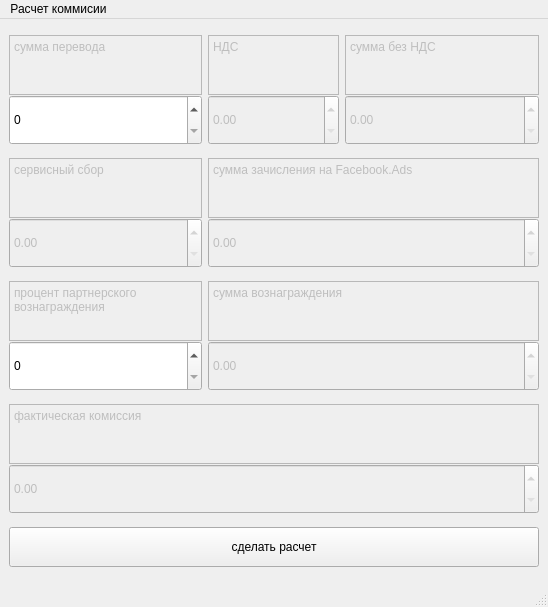
<?xml version="1.0" encoding="UTF-8"?>
<ui version="4.0">
 <class>Raschet</class>
 <widget class="QMainWindow" name="Raschet">
  <property name="enabled">
   <bool>true</bool>
  </property>
  <property name="geometry">
   <rect>
    <x>0</x>
    <y>0</y>
    <width>548</width>
    <height>607</height>
   </rect>
  </property>
  <property name="sizePolicy">
   <sizepolicy hsizetype="Fixed" vsizetype="Fixed">
    <horstretch>0</horstretch>
    <verstretch>0</verstretch>
   </sizepolicy>
  </property>
  <property name="minimumSize">
   <size>
    <width>0</width>
    <height>89</height>
   </size>
  </property>
  <property name="maximumSize">
   <size>
    <width>804</width>
    <height>607</height>
   </size>
  </property>
  <property name="acceptDrops">
   <bool>false</bool>
  </property>
  <property name="windowTitle">
   <string>Расчет комисии</string>
  </property>
  <widget class="QWidget" name="centralwidget">
   <layout class="QGridLayout" name="gridLayout">
    <item row="2" column="0">
     <layout class="QVBoxLayout" name="verticalLayout_6">
      <property name="spacing">
       <number>0</number>
      </property>
      <item>
       <widget class="QPlainTextEdit" name="title_reward_percent">
        <property name="enabled">
         <bool>false</bool>
        </property>
        <property name="minimumSize">
         <size>
          <width>0</width>
          <height>40</height>
         </size>
        </property>
        <property name="maximumSize">
         <size>
          <width>16777215</width>
          <height>60</height>
         </size>
        </property>
        <property name="plainText">
         <string>процент партнерского вознаграждения
</string>
        </property>
       </widget>
      </item>
      <item>
       <widget class="QSpinBox" name="reward_percent">
        <property name="enabled">
         <bool>true</bool>
        </property>
        <property name="minimumSize">
         <size>
          <width>0</width>
          <height>40</height>
         </size>
        </property>
        <property name="maximumSize">
         <size>
          <width>16777215</width>
          <height>50</height>
         </size>
        </property>
        <property name="maximum">
         <number>9</number>
        </property>
       </widget>
      </item>
     </layout>
    </item>
    <item row="2" column="1" colspan="3">
     <layout class="QVBoxLayout" name="verticalLayout_7">
      <property name="spacing">
       <number>0</number>
      </property>
      <item>
       <widget class="QPlainTextEdit" name="title_reward_summ">
        <property name="enabled">
         <bool>false</bool>
        </property>
        <property name="minimumSize">
         <size>
          <width>0</width>
          <height>40</height>
         </size>
        </property>
        <property name="maximumSize">
         <size>
          <width>16777215</width>
          <height>60</height>
         </size>
        </property>
        <property name="plainText">
         <string>сумма вознаграждения
</string>
        </property>
       </widget>
      </item>
      <item>
       <widget class="QDoubleSpinBox" name="reward_summ">
        <property name="enabled">
         <bool>false</bool>
        </property>
        <property name="minimumSize">
         <size>
          <width>0</width>
          <height>40</height>
         </size>
        </property>
        <property name="maximumSize">
         <size>
          <width>16777215</width>
          <height>50</height>
         </size>
        </property>
        <property name="maximum">
         <double>10000000000000.000000000000000</double>
        </property>
       </widget>
      </item>
     </layout>
    </item>
    <item row="0" column="0">
     <layout class="QVBoxLayout" name="verticalLayout">
      <property name="spacing">
       <number>0</number>
      </property>
      <item>
       <widget class="QPlainTextEdit" name="title_summ">
        <property name="enabled">
         <bool>false</bool>
        </property>
        <property name="minimumSize">
         <size>
          <width>0</width>
          <height>40</height>
         </size>
        </property>
        <property name="maximumSize">
         <size>
          <width>16777215</width>
          <height>60</height>
         </size>
        </property>
        <property name="plainText">
         <string>сумма перевода
</string>
        </property>
       </widget>
      </item>
      <item>
       <widget class="QSpinBox" name="summa_perevoda">
        <property name="sizePolicy">
         <sizepolicy hsizetype="Minimum" vsizetype="Preferred">
          <horstretch>0</horstretch>
          <verstretch>0</verstretch>
         </sizepolicy>
        </property>
        <property name="minimumSize">
         <size>
          <width>0</width>
          <height>40</height>
         </size>
        </property>
        <property name="maximumSize">
         <size>
          <width>16777215</width>
          <height>50</height>
         </size>
        </property>
        <property name="mouseTracking">
         <bool>false</bool>
        </property>
        <property name="keyboardTracking">
         <bool>true</bool>
        </property>
        <property name="maximum">
         <number>1000000000</number>
        </property>
       </widget>
      </item>
     </layout>
    </item>
    <item row="1" column="1" colspan="3">
     <layout class="QVBoxLayout" name="verticalLayout_5">
      <property name="spacing">
       <number>0</number>
      </property>
      <item>
       <widget class="QPlainTextEdit" name="title_money_transfer">
        <property name="enabled">
         <bool>false</bool>
        </property>
        <property name="minimumSize">
         <size>
          <width>0</width>
          <height>40</height>
         </size>
        </property>
        <property name="maximumSize">
         <size>
          <width>16777215</width>
          <height>60</height>
         </size>
        </property>
        <property name="plainText">
         <string>сумма зачисления на Facebook.Ads
</string>
        </property>
       </widget>
      </item>
      <item>
       <widget class="QDoubleSpinBox" name="money_transfer">
        <property name="enabled">
         <bool>false</bool>
        </property>
        <property name="minimumSize">
         <size>
          <width>0</width>
          <height>40</height>
         </size>
        </property>
        <property name="maximumSize">
         <size>
          <width>16777215</width>
          <height>50</height>
         </size>
        </property>
        <property name="maximum">
         <double>10000000000000000.000000000000000</double>
        </property>
       </widget>
      </item>
     </layout>
    </item>
    <item row="0" column="3">
     <layout class="QVBoxLayout" name="verticalLayout_3">
      <property name="spacing">
       <number>0</number>
      </property>
      <item>
       <widget class="QPlainTextEdit" name="title_without_vat">
        <property name="enabled">
         <bool>false</bool>
        </property>
        <property name="minimumSize">
         <size>
          <width>0</width>
          <height>40</height>
         </size>
        </property>
        <property name="maximumSize">
         <size>
          <width>16777215</width>
          <height>60</height>
         </size>
        </property>
        <property name="plainText">
         <string>сумма без НДС </string>
        </property>
       </widget>
      </item>
      <item>
       <widget class="QDoubleSpinBox" name="summ_without_vat">
        <property name="enabled">
         <bool>false</bool>
        </property>
        <property name="minimumSize">
         <size>
          <width>0</width>
          <height>40</height>
         </size>
        </property>
        <property name="maximumSize">
         <size>
          <width>16777215</width>
          <height>50</height>
         </size>
        </property>
        <property name="maximum">
         <double>9999999999999999583119736832.000000000000000</double>
        </property>
       </widget>
      </item>
     </layout>
    </item>
    <item row="0" column="1" colspan="2">
     <layout class="QVBoxLayout" name="verticalLayout_2">
      <property name="spacing">
       <number>0</number>
      </property>
      <item>
       <widget class="QPlainTextEdit" name="title_vat">
        <property name="enabled">
         <bool>false</bool>
        </property>
        <property name="minimumSize">
         <size>
          <width>0</width>
          <height>40</height>
         </size>
        </property>
        <property name="maximumSize">
         <size>
          <width>16777215</width>
          <height>60</height>
         </size>
        </property>
        <property name="plainText">
         <string>НДС</string>
        </property>
       </widget>
      </item>
      <item>
       <widget class="QDoubleSpinBox" name="VAT">
        <property name="enabled">
         <bool>false</bool>
        </property>
        <property name="minimumSize">
         <size>
          <width>0</width>
          <height>40</height>
         </size>
        </property>
        <property name="maximumSize">
         <size>
          <width>16777215</width>
          <height>50</height>
         </size>
        </property>
        <property name="accelerated">
         <bool>false</bool>
        </property>
        <property name="keyboardTracking">
         <bool>true</bool>
        </property>
        <property name="maximum">
         <double>1000000000.000000000000000</double>
        </property>
       </widget>
      </item>
     </layout>
    </item>
    <item row="1" column="0">
     <layout class="QVBoxLayout" name="verticalLayout_4">
      <property name="spacing">
       <number>0</number>
      </property>
      <item>
       <widget class="QPlainTextEdit" name="title_kommis_eLama">
        <property name="enabled">
         <bool>false</bool>
        </property>
        <property name="minimumSize">
         <size>
          <width>0</width>
          <height>40</height>
         </size>
        </property>
        <property name="maximumSize">
         <size>
          <width>16777215</width>
          <height>60</height>
         </size>
        </property>
        <property name="plainText">
         <string>сервисный сбор </string>
        </property>
       </widget>
      </item>
      <item>
       <widget class="QDoubleSpinBox" name="kommis_eLama">
        <property name="enabled">
         <bool>false</bool>
        </property>
        <property name="minimumSize">
         <size>
          <width>0</width>
          <height>40</height>
         </size>
        </property>
        <property name="maximumSize">
         <size>
          <width>16777215</width>
          <height>50</height>
         </size>
        </property>
        <property name="maximum">
         <double>100000000000000008821361405306422640701865984.000000000000000</double>
        </property>
       </widget>
      </item>
     </layout>
    </item>
    <item row="3" column="0" colspan="4">
     <layout class="QVBoxLayout" name="verticalLayout_8">
      <property name="spacing">
       <number>0</number>
      </property>
      <item>
       <widget class="QPlainTextEdit" name="title_kommis_actual">
        <property name="enabled">
         <bool>false</bool>
        </property>
        <property name="minimumSize">
         <size>
          <width>0</width>
          <height>40</height>
         </size>
        </property>
        <property name="maximumSize">
         <size>
          <width>16777215</width>
          <height>60</height>
         </size>
        </property>
        <property name="plainText">
         <string>фактическая комиссия
</string>
        </property>
       </widget>
      </item>
      <item>
       <widget class="QDoubleSpinBox" name="kommis_actual">
        <property name="enabled">
         <bool>false</bool>
        </property>
        <property name="minimumSize">
         <size>
          <width>0</width>
          <height>40</height>
         </size>
        </property>
        <property name="maximumSize">
         <size>
          <width>16777215</width>
          <height>50</height>
         </size>
        </property>
        <property name="maximum">
         <double>10000000000000000000000.000000000000000</double>
        </property>
       </widget>
      </item>
     </layout>
    </item>
    <item row="4" column="0" colspan="4">
     <widget class="QPushButton" name="start">
      <property name="sizePolicy">
       <sizepolicy hsizetype="Expanding" vsizetype="Maximum">
        <horstretch>0</horstretch>
        <verstretch>0</verstretch>
       </sizepolicy>
      </property>
      <property name="minimumSize">
       <size>
        <width>0</width>
        <height>40</height>
       </size>
      </property>
      <property name="text">
       <string>сделать расчет</string>
      </property>
     </widget>
    </item>
   </layout>
  </widget>
  <widget class="QMenuBar" name="menubar">
   <property name="geometry">
    <rect>
     <x>0</x>
     <y>0</y>
     <width>548</width>
     <height>22</height>
    </rect>
   </property>
   <widget class="QMenu" name="menu">
    <property name="sizePolicy">
     <sizepolicy hsizetype="Fixed" vsizetype="Maximum">
      <horstretch>0</horstretch>
      <verstretch>0</verstretch>
     </sizepolicy>
    </property>
    <property name="title">
     <string>Расчет коммисии</string>
    </property>
   </widget>
   <addaction name="menu"/>
  </widget>
  <widget class="QStatusBar" name="statusbar"/>
 </widget>
 <resources/>
 <connections/>
</ui>
